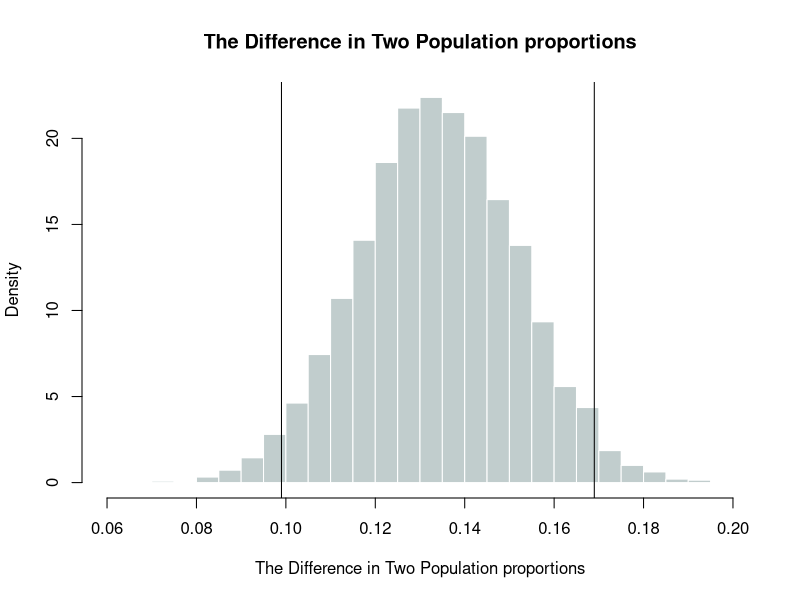

This figure's R source:
## ---- chunk 1
high.c = 0.47 + 0.03;high.c
low.c = 0.47 - 0.03;low.c
## ---- chunk 2
prop.test(x = c(85, 24), n = c(1105, 1379), alternative = 'two.sided', conf.level = 0.95)
## ---- chunk 3
Prop_CI_Diff <- function(n1, p1, n2, p2, confd){
  #Group1 Simu
  simu.phat1 = c()
  for (i in 1:10000) {
    phat = sum(sample(c(0,1), n1, replace = T, prob = c(1-p1,p1)))/n1
    simu.phat1[i] = phat
  }
  
  #Group2 Simu
  simu.phat2 = c()
  for (j in 1:10000) {
    phat = sum(sample(c(0,1), n2, replace = T, prob = c(1-p2,p2)))/n2
    simu.phat2[j] = phat
  }
  
  #Diff Phat
  diff.phat = simu.phat1 - simu.phat2
  diff.phat = sort(diff.phat)
  
  #
  low.per = ceiling(((1-confd)/2)*10000)
  low.vlue = diff.phat[low.per]
  high.per = ceiling((1-((1-confd)/2))*10000)
  high.vlue = diff.phat[high.per]
  
  results = c(paste((1-confd)/2*100,"%"), paste((1-((1-confd)/2))*100,"%"), low.vlue, high.vlue)
  
  mean.p = mean(diff.phat)
  sd.p = sd(diff.phat)
  
  CI = list(CI = matrix(results, nrow = 2, byrow = T), mean = mean.p, sd = sd.p, simu = diff.phat)
  
  return(CI)
}
## ---- chunk 4
#Simu
Prop_CI_Diff(1467, 0.624, 1575, 0.490, 0.95)[c('CI','mean', 'sd')]

#Calcu
n1 = 1467
p1 = 0.624
n2 = 1575
p2 = 0.490

mean = p1 - p2;mean
se = sqrt(p1*(1-p1)/n1 + p2*(1-p2)/n2);se
high.c = mean + 1.96 * se;high.c
low.c = mean -1.96 * se;low.c

#Hist
Prop_Diff <- as.numeric(as.character(unlist(Prop_CI_Diff(1467, 0.624, 1575, 0.490, 0.95)['simu'])))
hist(Prop_Diff, probability = T, breaks = 20,
   main = 'The Difference in Two Population proportions',
   xlab = 'The Difference in Two Population proportions',
   col = 'azure3', border = 'white')
abline(v = high.c)
abline(v = low.c)
